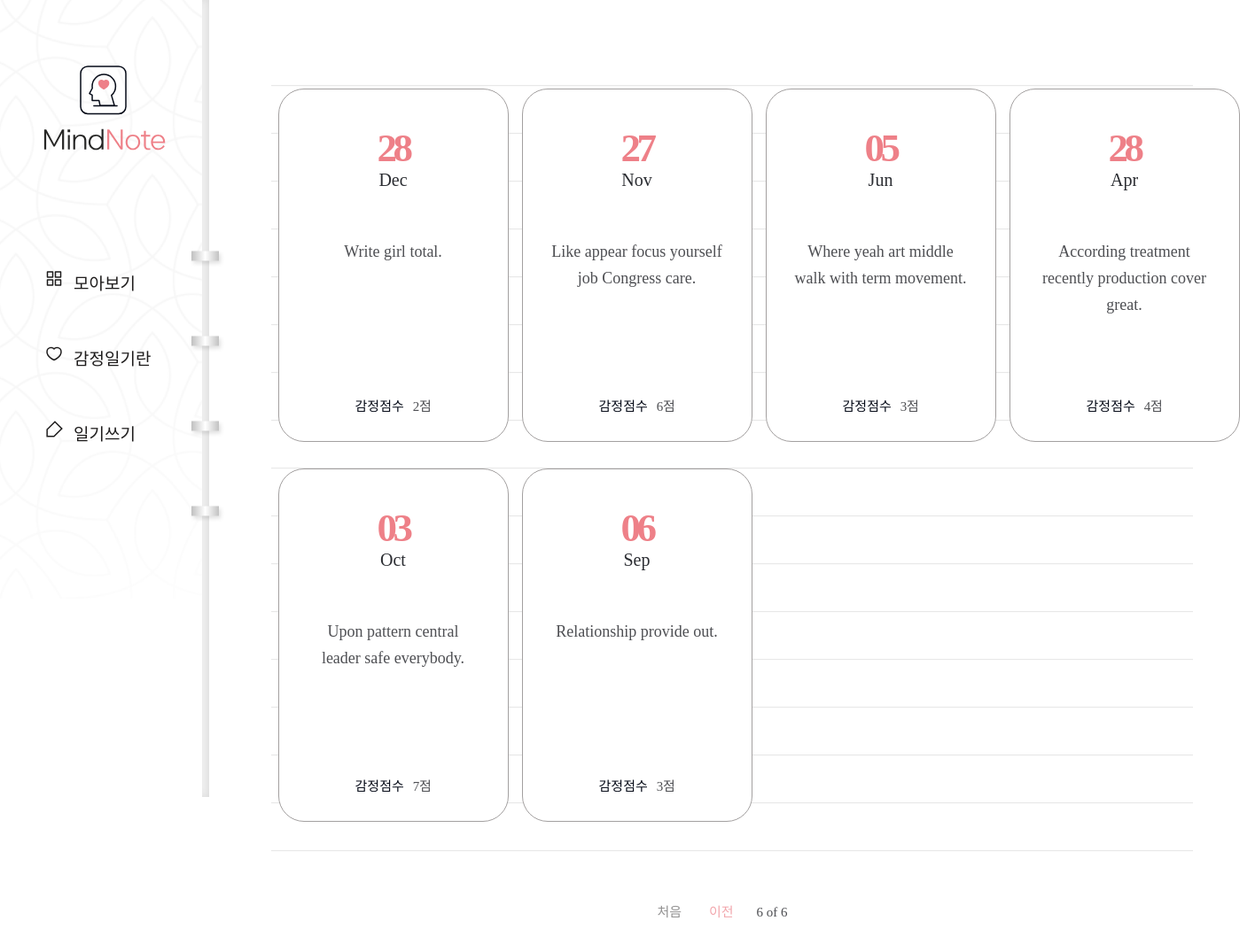
The page /diary/?page=6 on the database its author committed.
### diary/models.py (models this page shows, shortened)
class Page(models.Model):
    title = models.CharField(max_length=100, validators=[validate_no_hash])
    content = models.TextField(validators=[validate_no_hash])
    feeling = models.CharField(max_length=80, validators=[validate_no_numbers])
    score = models.IntegerField(validators=[validation_score])
    dt_created = models.DateField(
        verbose_name="Date Created", auto_now_add=False)

### diary/views.py (the view)
# urls.py: path('diary/', views.PageListView.as_view(), name='page-list'),
class PageListView(ListView):
    model = Page
    template_name = 'diary/page_list.html'
    ordering = ['-dt_created']
    paginate_by = 8
    page_kwarg = 'page'

### diary/templates/diary/page_list.html (shortened to what this page needs)
{% extends './base.html' %}
{% block content %}
{% if page_obj.object_list %}
    <div class="wrap-note">
        <div class="note">
            <div class="note-list">
                <ul>
                    {% for obj in page_obj.object_list %}
                    <li>
                        <a href="{% url 'page-detail' obj.id %}">
                            <div class="date">
                                <span>{{obj.dt_created|date:"d"}}</span>
                                <p>{{obj.dt_created|date:"M"}}</p>
                            </div>
                            <h2>{{obj.title}}</h2>
                            <div class="score">
                                <p>감정점수</p>
                                <span>{{obj.score}}점</span>
                            </div>
                        </a>
                    </li>
                    {% endfor %}
                </ul>
            </div>
            <div class="paging">
            {% if page_obj.has_previous %}
                <a href="?page=1" class="first">처음</a>
                <a href="?page={{ page_obj.previous_page_number }}" class="prev">이전</a>
            {% endif %}
                <span>
                    <p>{{ page_obj.number }} of {{ page_obj.paginator.num_pages }}</p>
                </span>
            </div>
        </div>
    </div>
{% endif %}
{% endblock content %}

### diary/static/diary/css/styles.css (style rules this page uses)
h1,h2,h3,p,a,ul,li { margin: 0; padding: 0; font-family: 'NanumSquare'; list-style: none; text-decoration: none; outline: none; }
html { position: relative; min-height: 100%; margin: 0; }
body { margin: 0; padding: 0; -webkit-font-smoothing: antialiased; -moz-osx-font-smoothing: auto; }
.wrap-note .note { padding-left: 236px; padding-top: 50px; padding-bottom: 200px; }
.note-list { margin: 0 70px; padding-top: 50px; background: url(../image/note-bg.svg) repeat-x center/1535px 974px; }
.note-list ul { overflow: hidden; width: 1100px; margin: 0 auto; padding-bottom: 50px; }
.note-list ul li { float: left; width: 25%; padding-bottom: 30px; }
.note-list ul li a { display: block; width: 258px; height: 397px; margin: 0 auto; background: #fff; border: solid 1px #a3a0a0; border-radius: 29px; }
.note-list ul li a .date { margin-top: 40px; margin-bottom: 55px; text-align: center; }
.note-list ul li a .date p { display: inline-block; font-family: 'NanumSquare'; color: #2b2d32; font-size: 20px; text-align: center; text-transform: capitalize; line-height: 1; }
.note-list ul li a .date span { display: block; font-family: 'NanumSquare'; color: #ee8088; font-weight: 700; font-size: 45px; letter-spacing: -4.47px; }
.note-list ul li a h2 { width: 196px; height: 150px; margin: 0 auto; font-family: 'NanumBarunpen'; color: #4e4f53; font-weight: normal; font-size: 18px; line-height: 1.67; text-align: center; }
.note-list ul li a .score { margin-top: 28px; text-align: center; }
.note-list ul li a .score p { display: inline-block; font-family: 'NanumSquare'; color: #060b18; font-size: 15px; }
.note-list ul li a .score span { padding-left: 6px; font-family: 'NanumBarunpen'; color: #4e4f53; font-size: 15px; letter-spacing: -0.29px; }
.paging { margin-top: 10px; text-align: center; }
.paging a { display: inline-block; font-family: 'NanumSquare'; font-size: 15px; }
.paging .first,.paging .last { color: #929191; }
.paging .first { margin-right: 27px; }
.paging .prev,.paging .next { color: #f2a6ac; }
.paging span { display: inline-block; }
.paging span p { margin: 0 22px; font-family: 'NanumSquare'; color: #4e4f53; font-size: 15px; }

### rows shown on the page
Page: dt_created "28", dt_created "Dec", title "Write girl total.", score "2"
Page: dt_created "27", dt_created "Nov", title "Like appear focus yourself job Congress care.", score "6"
Page: dt_created "05", dt_created "Jun", title "Where yeah art middle walk with term movement.", score "3"
Page: dt_created "28", dt_created "Apr", title "According treatment recently production cover great.", score "4"
Page: dt_created "03", dt_created "Oct", title "Upon pattern central leader safe everybody.", score "7"
Page: dt_created "06", dt_created "Sep", title "Relationship provide out.", score "3"

### other values the page prints
{{ page_obj.number }} "6"
{{ page_obj.paginator.num_pages }} "6"
